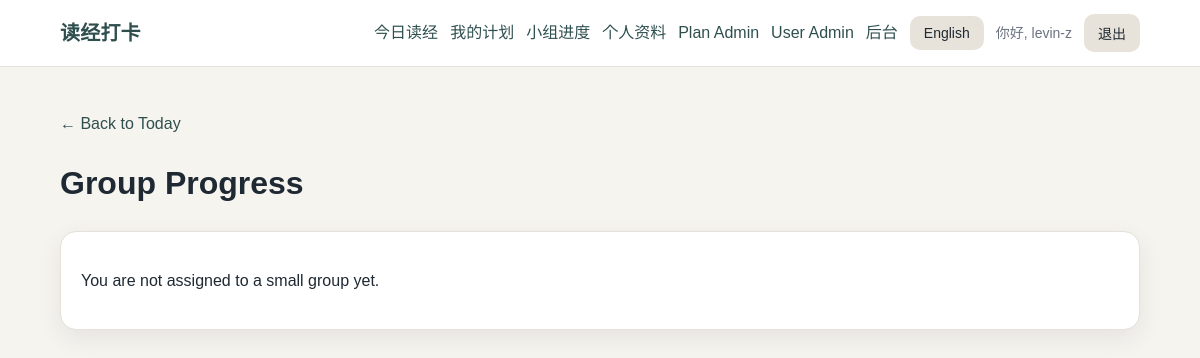
The app's page /groups/my/progress/ (signed in), older data.
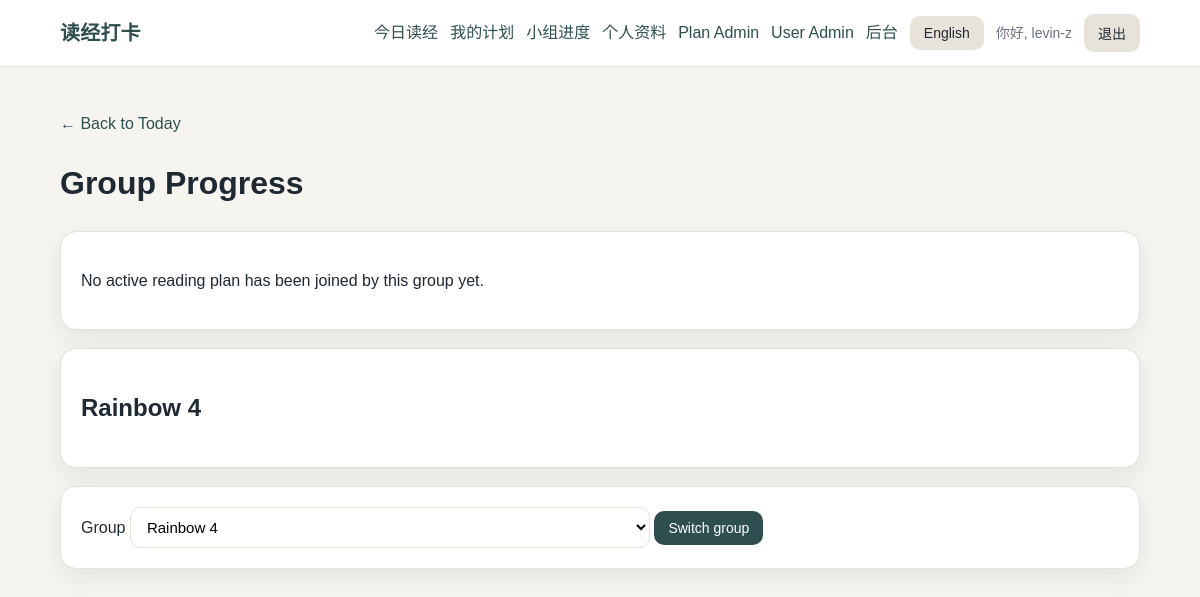
The same page, newer data.
### accounts/models.py (models this page shows, shortened)
class SmallGroup(models.Model):
    name = models.CharField(max_length=80, unique=True)
    is_active = models.BooleanField(default=True)

### reading/views.py (the view, shortened to what this page needs)
# urls.py: path("groups/my/progress/", views.my_group_progress, name="my_group_progress"),
@login_required
def my_group_progress(request):
    User = get_user_model()
    user_profile = getattr(request.user, "profile", None)
    groups = SmallGroup.objects.filter(is_active=True).order_by("name")
    selected_group = None
    if request.user.is_staff:
        group_id = request.GET.get("group")
        if group_id:
            selected_group = groups.filter(id=group_id).first()
        if selected_group is None:
            selected_group = (
                user_profile.small_group
                if user_profile and user_profile.small_group
                else groups.first()
            )
    else:
        selected_group = user_profile.small_group if user_profile else None
    if selected_group is None:
        return render(
            request,
            "reading/group_progress.html",
            {
                "selected_group": None,
                "selected_group_id": None,
                "groups": groups,
                "active_plans": [],
                "selected_active_plan": None,
                "selected_active_plan_id": None,
                "member_rows": [],
                "message": "You are not assigned to a small group yet.",
            },
        )
    group_members = User.objects.filter(profile__small_group=selected_group).order_by(
        "username"
    )
    active_plans = (
        ActivePlan.objects.filter(
            plan__is_active=True,
            enrollments__user__in=group_members,
        )
        .select_related("plan")
        .distinct()
        .order_by("-start_date")
    )
    active_plan_id = request.GET.get("active_plan")
    selected_active_plan = None
    if active_plan_id:
        selected_active_plan = active_plans.filter(id=active_plan_id).first()
    if selected_active_plan is None:
        selected_active_plan = active_plans.first()
    if selected_active_plan is None:
        return render(
            request,
            "reading/group_progress.html",
            {
                "selected_group": selected_group,
                "selected_group_id": selected_group.id if selected_group else None,
                "groups": groups,
                "active_plans": active_plans,
                "selected_active_plan": None,
                "selected_active_plan_id": None,
                "member_rows": [],
                "message": "No active reading plan has been joined by this group yet.",
            },
        )

### accounts/context_processors.py (called while the page is built)
def language_context(request):
    language = get_user_language(request)
    other_language = "en" if language == "zh" else "zh"
    return {
        "language": language,
        "language_label": SUPPORTED_LANGUAGES[language],
        "other_language": other_language,
        "other_language_label": SUPPORTED_LANGUAGES[other_language],
        "supported_languages": SUPPORTED_LANGUAGES,
        "ui": UI_TEXT[language],
    }

### accounts/language.py (called while the page is built)
def normalize_language(language):
    if language in SUPPORTED_LANGUAGES:
        return language
    return DEFAULT_LANGUAGE

def get_user_language(request):
    language = request.GET.get("lang") or request.session.get("language")
    if language:
        return normalize_language(language)
    if request.user.is_authenticated:
        profile = getattr(request.user, "profile", None)
        if profile and profile.preferred_language:
            return normalize_language(profile.preferred_language)
    return DEFAULT_LANGUAGE

### templates/reading/group_progress.html (shortened to what this page needs)
{% extends "base.html" %}
{% block content %}
<p>
    <a href="{% url 'home' %}">← Back to Today</a>
</p>
<h1>Group Progress</h1>
{% if message %}
<div class="card">
    <p>{{ message }}</p>
</div>
{% endif %}
{% if selected_group %}
<div class="card">
    <h2>{{ selected_group.name }}</h2>
</div>
{% endif %}
{% if user.is_staff and groups %}
<form method="get" class="card">
    <label for="group">Group</label>
    <select name="group" id="group">
        {% for group in groups %}
        <option value="{{ group.id }}" {% if group.id == selected_group_id %}selected{% endif %}>
            {{ group.name }}
        </option>
        {% endfor %}
    </select>
    <button type="submit">Switch group</button>
</form>
{% endif %}
{% endblock %}

Row changes from the older to the newer data that the page shows:
added SmallGroup: name "Rainbow 4"
Text that changed along with them:
{{ message }}: "You are not assigned to a small group yet." → "No active reading plan has been joined by this group yet."
form field group: (not shown) → "Rainbow 4"
text now shown: "Group Switch group"
